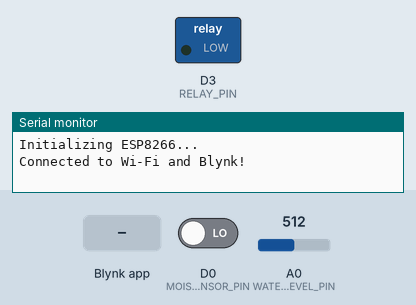
Simulated run of this sketch. Board: ESP8266 (NodeMCU). Parts: switched loads named in the sketch (green lamp = pin HIGH), the last lines printed to the serial monitor. Inputs (shaded band) come from the test bench; at power-on: D0 (MOISTURE_SENSOR_PIN) LOW, A0 (WATER_LEVEL_PIN) = 512. WiFi joins after 1.5 s; servers stay silent unless stated.

Above: at 3.0 s.
3.1 s: Blynk app writes 1 to V3
At 4.0 s:
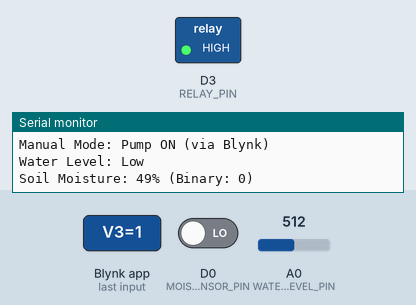
4.6 s: D0 (MOISTURE_SENSOR_PIN) driven HIGH
9.3 s: Blynk app writes 0 to V3
At 9.8 s:
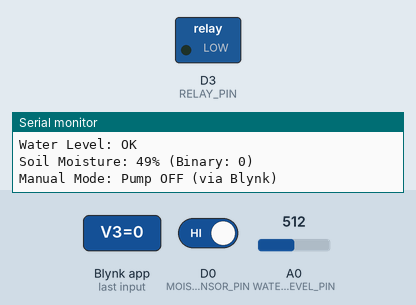
11.3 s: A0 (WATER_LEVEL_PIN) set to 531
13.0 s: A0 (WATER_LEVEL_PIN) set to 556
At 14.9 s:
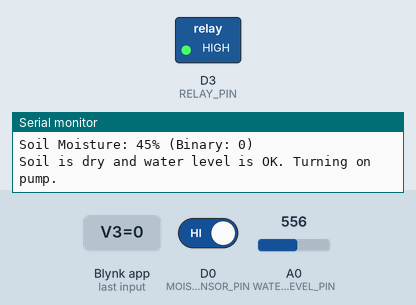
17.3 s: A0 (WATER_LEVEL_PIN) set to 511
At 18.4 s:
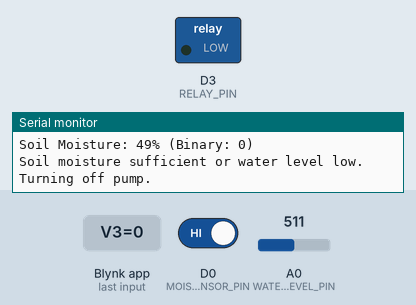
Timing chart, 0 to 20.3 s (numbered marks = the images above; inputs shaded):
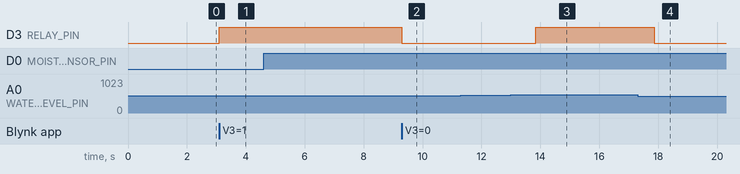

The sketch:

sketch_dec8a.ino
```cpp
#define BLYNK_TEMPLATE_ID "TMPL6NPRa0l6p"
#define BLYNK_TEMPLATE_NAME "Self watering plant"
#define BLYNK_AUTH_TOKEN "NcCWFk4vz46el5Hpt90hJ6CB4ZAO2abV"  // Replace with your Blynk Auth Token

#define BLYNK_PRINT Serial

#include <ESP8266WiFi.h>
#include <BlynkSimpleEsp8266.h>

// Wi-Fi credentials
char ssid[] = "AA_4G";
char pass[] = "0501902736";
char auth[] = BLYNK_AUTH_TOKEN;

// Pin definitions
#define MOISTURE_SENSOR_PIN D0     // soil moisture sensor (connected to D0)
#define WATER_LEVEL_PIN A0         // Water level sensor (connected to A0)
#define RELAY_PIN D3               // Relay control for the pump (connected to D3)

// Thresholds
const int moistureThreshold = 45; // Soil moisture threshold (below or equal to this value, water the plant)
const int waterLevelThreshold = HIGH; // Water level threshold (assumes HIGH is sufficient)

// State variables
bool isPumpOn = false;


BlynkTimer timer;

void setup() {

  Serial.begin(9600);
  Serial.println("Initializing ESP8266...");


  pinMode(MOISTURE_SENSOR_PIN, INPUT);
  pinMode(WATER_LEVEL_PIN, INPUT);
  pinMode(RELAY_PIN, OUTPUT);


  digitalWrite(RELAY_PIN, LOW);


  Blynk.begin(auth, ssid, pass);
  Serial.println("Connected to Wi-Fi and Blynk!");


  timer.setInterval(2000L, checkSensors);
}


void checkSensors() {
  // Read water level (from Water level sensor now connected to D0)
  int waterLevel = digitalRead(MOISTURE_SENSOR_PIN); // This is checking water level now
  Serial.print("Water Level: ");
  Serial.println(waterLevel == HIGH ? "OK" : "Low");
  Blynk.virtualWrite(V2, waterLevel == HIGH ? 1 : 0); // Send water level status to Blynk

  // Read soil moisture (from the soil moisture sensor now connected to A0)
  int soilMoisture = analogRead(WATER_LEVEL_PIN); // This is checking soil moisture now
  soilMoisture = map(soilMoisture, 1023, 0, 0, 100); // Convert to percentage (0-100)
  int soilMoistureBinary = soilMoisture >= 50 ? 1 : 0; // Convert to 0 or 1 based on threshold

  Serial.print("Soil Moisture: ");
  Serial.print(soilMoisture);
  Serial.print("% (Binary: ");
  Serial.print(soilMoistureBinary);
  Serial.println(")");

  Blynk.virtualWrite(V1, soilMoistureBinary); // Send binary value (0 or 1) to Blynk

  // Automatic watering logic (only if the pump is not manually turned on)
  if (!isPumpOn) { // Check if manual mode is not active
    if (soilMoisture <= moistureThreshold && waterLevel == HIGH) {
      Serial.println("Soil is dry and water level is OK. Turning on pump.");
      digitalWrite(RELAY_PIN, HIGH); // Turn on pump
      Blynk.virtualWrite(V3, HIGH);  // Display pump ON in Blynk app
    } else {
      Serial.println("Soil moisture sufficient or water level low. Turning off pump.");
      digitalWrite(RELAY_PIN, LOW); // Turn off pump
      Blynk.virtualWrite(V3, LOW);  // Display pump OFF in Blynk app
    }
  }
}


BLYNK_WRITE(V3) {
  int pumpState = param.asInt();

  if (pumpState == 1) {
    Serial.println("Manual Mode: Pump ON (via Blynk)");
    digitalWrite(RELAY_PIN, HIGH); // Turn on pump
    isPumpOn = true;
  } else {
    Serial.println("Manual Mode: Pump OFF (via Blynk)");
    digitalWrite(RELAY_PIN, LOW); // Turn off pump
    isPumpOn = false;
  }
}

void loop() {
  Blynk.run();
  timer.run();
}
```

Measured:
- the behaviour switches between 547 and 548 on A0 (WATER_LEVEL_PIN) (found by bisection; images 2 and 3)
- after the input at 3.1 s, D3 (RELAY_PIN): LOW → HIGH at once
- after the input at 9.3 s, D3 (RELAY_PIN): HIGH → LOW at once
- after the input at 13.0 s, D3 (RELAY_PIN): LOW → HIGH after 0.84 s
- after the input at 17.3 s, D3 (RELAY_PIN): HIGH → LOW after 0.56 s
